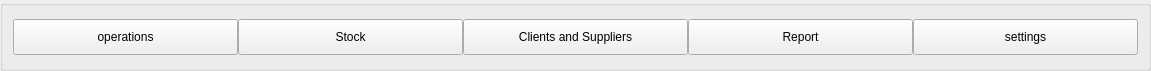
   <widget class="QGroupBox" name="NavBar">
    <property name="geometry">
     <rect>
      <x>20</x>
      <y>10</y>
      <width>1151</width>
      <height>71</height>
     </rect>
    </property>
    <property name="styleSheet">
     <string notr="true">QPushButton{
padding:10px

}
QGroupBox#NavBar{
border: 2px solid #ffffff;
border-radius: 10px;
border-style: outset;
background-color: rgba(193, 193, 193, 150);
}</string>
    </property>
    <layout class="QHBoxLayout" name="horizontalLayout_2" stretch="0,0,0,0,0">
     <property name="spacing">
      <number>0</number>
     </property>
     <property name="sizeConstraint">
      <enum>QLayout::SetDefaultConstraint</enum>
     </property>
     <property name="leftMargin">
      <number>10</number>
     </property>
     <property name="topMargin">
      <number>0</number>
     </property>
     <property name="rightMargin">
      <number>10</number>
     </property>
     <property name="bottomMargin">
      <number>0</number>
     </property>
     <item>
      <widget class="QPushButton" name="OperationsBtn">
       <property name="styleSheet">
        <string notr="true">font: 75 12pt &quot;Times New Roman&quot;;
</string>
       </property>
       <property name="text">
        <string>operations</string>
       </property>
       <property name="icon">
        <iconset resource="../Resources.qrc">
         <normaloff>:/resources/daily.png</normaloff>:/resources/daily.png</iconset>
       </property>
       <property name="flat">
        <bool>false</bool>
       </property>
      </widget>
     </item>
     <item>
      <widget class="QPushButton" name="StockBtn">
       <property name="styleSheet">
        <string notr="true">font: 75 12pt &quot;Times New Roman&quot;;</string>
       </property>
       <property name="text">
        <string>Stock</string>
       </property>
       <property name="icon">
        <iconset resource="../Resources.qrc">
         <normaloff>:/resources/book.png</normaloff>:/resources/book.png</iconset>
       </property>
      </widget>
     </item>
     <item>
      <widget class="QPushButton" name="ClientsBtn">
       <property name="styleSheet">
        <string notr="true">font: 75 12pt &quot;Times New Roman&quot;;</string>
       </property>
       <property name="text">
        <string>Clients and Suppliers</string>
       </property>
       <property name="icon">
        <iconset resource="../Resources.qrc">
         <normaloff>:/resources/person.png</normaloff>:/resources/person.png</iconset>
       </property>
      </widget>
     </item>
     <item>
      <widget class="QPushButton" name="ReportBtn">
       <property name="styleSheet">
        <string notr="true">font: 75 12pt &quot;Times New Roman&quot;;</string>
       </property>
       <property name="text">
        <string>Report</string>
       </property>
       <property name="icon">
        <iconset resource="../Resources.qrc">
         <normaloff>:/resources/history.png</normaloff>:/resources/history.png</iconset>
       </property>
      </widget>
     </item>
     <item>
      <widget class="QPushButton" name="SettingsBtn">
       <property name="enabled">
        <bool>true</bool>
       </property>
       <property name="styleSheet">
        <string notr="true">font: 75 12pt &quot;Times New Roman&quot;;</string>
       </property>
       <property name="text">
        <string>settings</string>
       </property>
       <property name="icon">
        <iconset resource="../Resources.qrc">
         <normaloff>:/resources/settings.png</normaloff>:/resources/settings.png</iconset>
       </property>
      </widget>
     </item>
    </layout>
   </widget>
